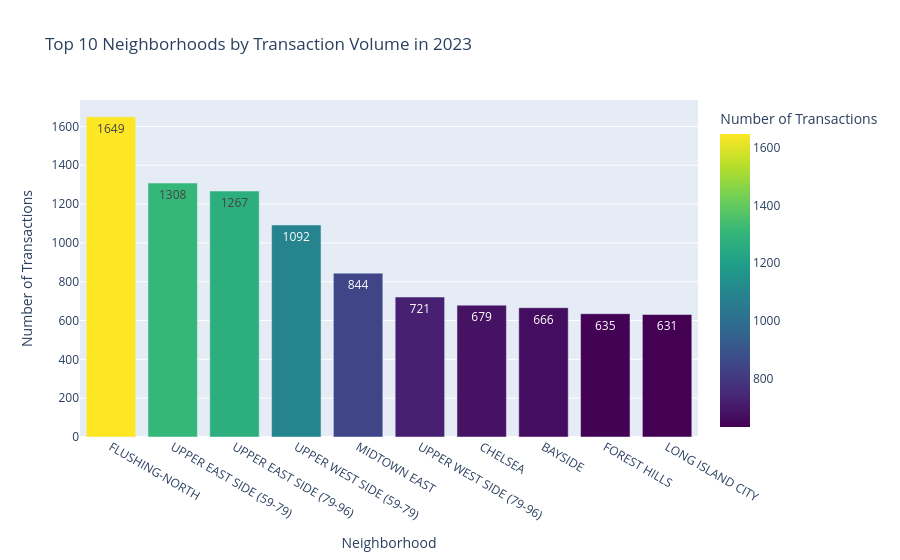

The notebook cell this image was saved under:
### Code cell
# Example usage: plot for the top 10 neighborhoods in 2023
top_neighborhoods_by_transaction(combined_df, 2023)
# Example usage: plot for the top 10 neighborhoods in 2024
top_neighborhoods_by_transaction(combined_df, 2024)

### Figure 1 — Plotly figure (JSON) as saved in the notebook; plotly's stock layout.template omitted (floating-point values rounded to 4 significant figures)
{"data": [{"alignmentgroup": "True", "hovertemplate": "Neighborhood=%{x}<br>Number of Transactions=%{marker.color}<extra></extra>", "legendgroup": "", "marker": {"color": [1649, 1308, 1267, 1092, 844, 721, 679, 666, 635, 631], "coloraxis": "coloraxis", "pattern": {"shape": ""}}, "name": "", "offsetgroup": "", "orientation": "v", "showlegend": false, "text": [1649, 1308, 1267, 1092, 844, 721, 679, 666, 635, 631], "textposition": "auto", "type": "bar", "x": ["FLUSHING-NORTH", "UPPER EAST SIDE (59-79)", "UPPER EAST SIDE (79-96)", "UPPER WEST SIDE (59-79)", "MIDTOWN EAST", "UPPER WEST SIDE (79-96)", "CHELSEA", "BAYSIDE", "FOREST HILLS", "LONG ISLAND CITY"], "xaxis": "x", "y": [1649, 1308, 1267, 1092, 844, 721, 679, 666, 635, 631], "yaxis": "y"}], "layout": {"barmode": "relative", "coloraxis": {"colorbar": {"title": {"text": "Number of Transactions"}}, "colorscale": [[0, "#440154"], [0.1111, "#482878"], [0.2222, "#3e4989"], [0.3333, "#31688e"], [0.4444, "#26828e"], [0.5556, "#1f9e89"], [0.6667, "#35b779"], [0.7778, "#6ece58"], [0.8889, "#b5de2b"], [1, "#fde725"]]}, "legend": {"tracegroupgap": 0}, "title": {"text": "Top 10 Neighborhoods by Transaction Volume in 2023"}, "xaxis": {"anchor": "y", "domain": [0, 1], "title": {"text": "Neighborhood"}}, "yaxis": {"anchor": "x", "domain": [0, 1], "title": {"text": "Number of Transactions"}}}}
